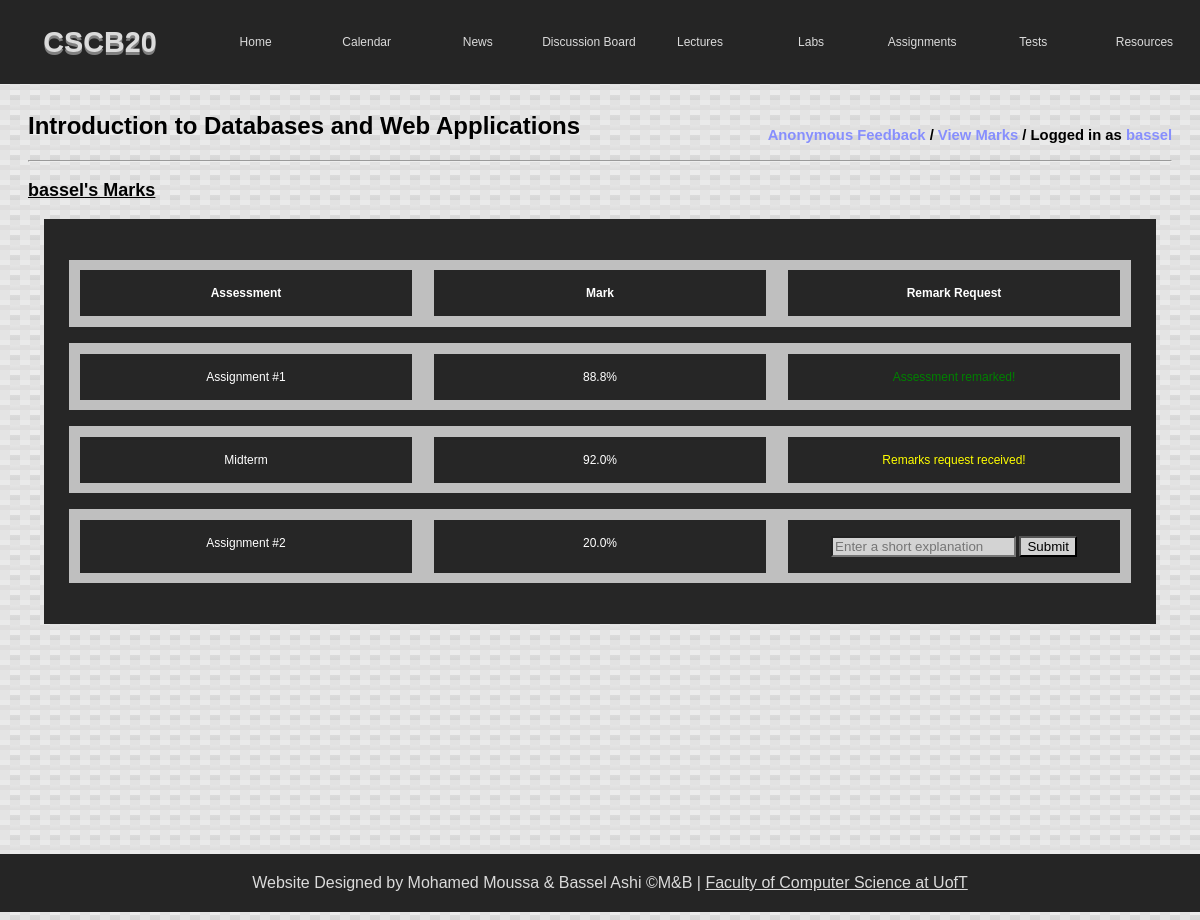
The app's page /mymarks (signed in), older data.
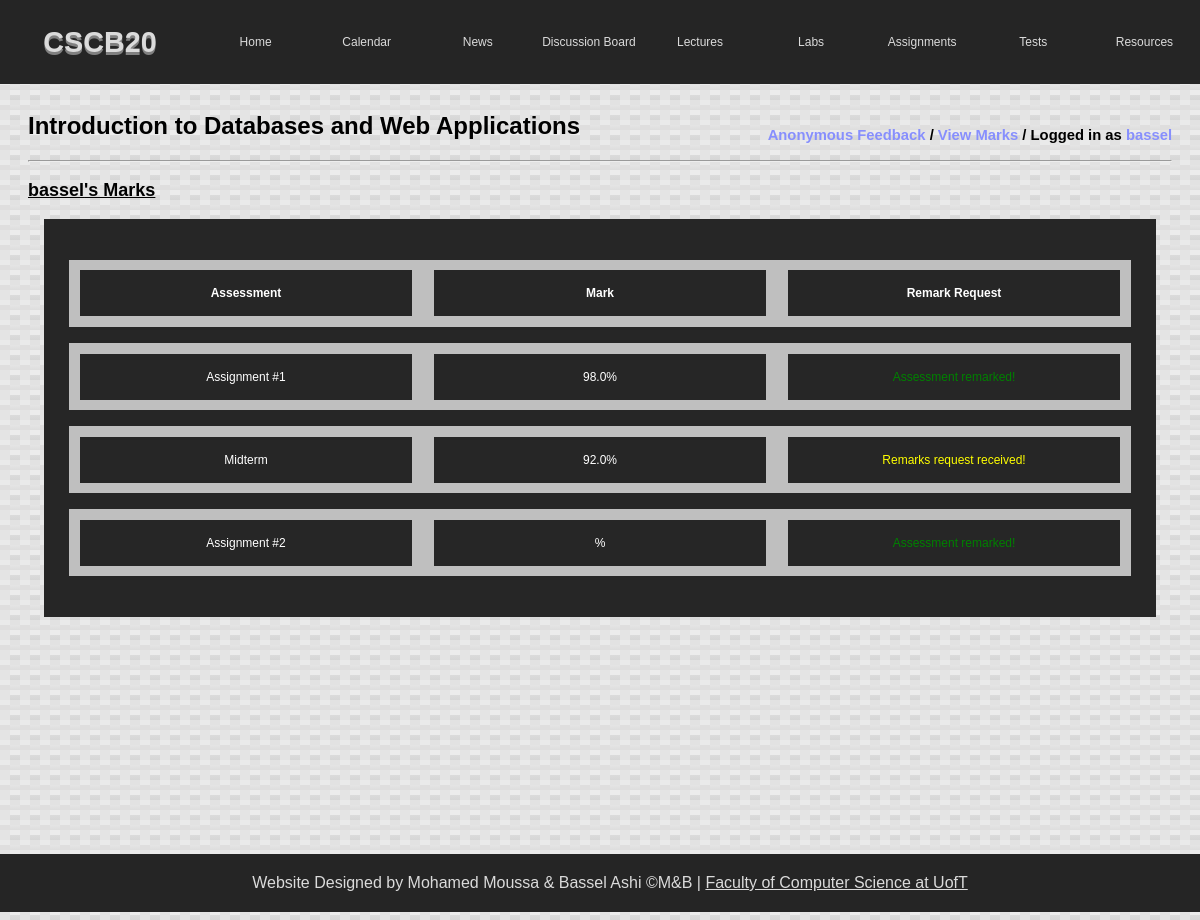
The same page, newer data.
### tables this page shows
CREATE TABLE "users" (
	"id"	INTEGER PRIMARY KEY AUTOINCREMENT,
	"username"	TEXT,
	"password"	TEXT,
	"role_id"	INTEGER,
	FOREIGN KEY("role_id") REFERENCES "roles"("id")
);

CREATE TABLE "marks" (
	"id"	INTEGER PRIMARY KEY AUTOINCREMENT,
	"user_id"	INTEGER,
	"assessment_id"	INTEGER,
	"percentage"	REAL,
	FOREIGN KEY("user_id") REFERENCES "users"("id"),
	FOREIGN KEY("assessment_id") REFERENCES "assessments"("id")
);

CREATE TABLE "assessments" (
	"id"	INTEGER PRIMARY KEY AUTOINCREMENT,
	"title"	TEXT
);

### app.py (the view)
@app.route('/mymarks')
def mymarks():
    username = session.get('user')
    if username is None:
        return redirect('login')
    roleid = getRank(username)
    if roleid != '2':
        return redirect('index')
    userId = getUserId(username)
    marks = getMarks(userId)
    return render_template('mymarks.html', username=username, roleid=getRank(username), marks=marks)

### app.py (called while the page is built)
def get_db():
    db = getattr(g, '_database', None)
    if db is None:
        db = g._database = sqlite3.connect(DATABASE)
    return db

def query_db(query, args=(), one=False):
    cur = get_db().execute(query, args)
    rv = cur.fetchall()
    cur.close()
    return (rv[0] if rv else None) if one else rv

def make_dicts(cursor, row):
    return dict((cursor.description[idx][0], value)
                for idx, value in enumerate(row))

@app.teardown_appcontext
def close_connection(exception):
    db = getattr(g, '_database', None)
    if db is not None:
        db.close()

def getRank(username):
    db = get_db()
    db.row_factory = make_dicts
    user = query_db(
        "SELECT role_id FROM users WHERE username = ?", [username], one=True)
    return str(user['role_id'])

def getUserId(username):
    db = get_db()
    db.row_factory = make_dicts
    user = query_db(
        "SELECT id FROM users WHERE username = ?", [username], one=True)
    return str(user['id'])

def getMarks(user_id):
    db = get_db()
    db.row_factory = make_dicts
    marks = query_db(
        "SELECT m.user_id, m.assessment_id, m.percentage, a.title, r.done FROM marks m LEFT JOIN assessments a on a.id = m.assessment_id LEFT JOIN remarks r on a.id = r.assessment_id WHERE m.user_id = ?", [user_id], one=False)
    if len(marks) == 0:
        return None
    return marks

### templates/mymarks.html (shortened to what this page needs)
<!DOCTYPE html>
<html>
    <head>
        <link rel="stylesheet" type="text/css" href="{{ url_for('static',filename='styles/main.css') }}">
        <link rel="stylesheet" type="text/css" href="{{ url_for('static',filename='styles/mymarks.css') }}">
    </head>
    <body>
        <div class="header">
            <div class="logo">
                <h1>CSCB20</h1>
            </div>
            <div class="nav">
                <a class="nav-item" href="index">Home</a>
                <a class="nav-item" href="calendar">Calendar</a>
                <a class="nav-item" href="news">News</a>
                <a class="nav-item" href="https://piazza.com/class/k5l8ww7kz8l6f0">Discussion Board</a>
                <a class="nav-item" href="lectures">Lectures</a>
                <a class="nav-item" href="labs">Labs</a>
                <a class="nav-item" href="assignments">Assignments</a>
                <a class="nav-item" href="tests">Tests</a>
                <a class="nav-item" href="resources">Resources</a>
            </div>
        </div>
        <div class="pageContent">
            <div class="courseHeader">
                <h2>
                    Introduction to Databases and Web Applications
                    <p class="user">
                        {% if roleid == '2' %}
                        <a href="feedback">Anonymous Feedback</a>
                        /
                        <a href="mymarks">View Marks</a>
                        {% else %}
                        <a href="studentfeedback">Student Feedback</a>
                        /
                        <a href="studentmarks">Student Marks</a>
                        {% endif %}
                        /
                        Logged in as
                        <a href="logout">{{ username }}</a>
                    </p>
                </h2>
                <hr>
            </div>
            <section id="marksDisplayed">
                <h3>
                    {{ username }}'s Marks
                </h3>
            </section>
            {% if marks == None %}
            <p>There are no current available marks yet!</p>
            {% else %}
            <section id="table">
                <div class="table">
                    <div class="wrap">
                        <div class="row">
                            <ul class="titles">
                                <li class="week"><strong>Assessment</strong></li>
                                <li class="lab"><strong>Mark</strong></li>
                                <li class="solutions"><strong>Remark Request</strong></li>
                            </ul>
                        </div>
                        <form action="{{ url_for('submitremark') }}" method="POST">
                            {% for mark in marks %}
                            <div class="row">
                                <ul>
                                    <li class="assessment">{{mark['title']}}</li>
                                    <li class="mark">{{mark['percentage']}}%</li>
                                    <li class="remark">
                                        {% if mark['done'] is none %}
                                        <input class="remarkText" name="reason{{mark['assessment_id']}}"
                                            placeholder="Enter a short explanation">
                                        <button class="remarkBtn" name="submit"
                                            value="{{mark['assessment_id']}}">Submit</button>
                                        {% elif mark['done'] == 0 %}
                                        <span style="color: yellow;">Remarks request received!</span>
                                        {% elif mark['done'] == 1 %}
                                        <span style="color: green;">Assessment remarked!</span>
                                        {% endif %}
                                    </li>
                                </ul>
                            </div>
                            {% endfor %}
                        </form>
                    </div>
                </div>
            </section>
            {% endif %}
        </div>
        <div class="footer">
            Website Designed by Mohamed Moussa & Bassel Ashi &copy;M&B |
            <a target="_blank" href="https://www.utsc.utoronto.ca/cms/computer-science-1">Faculty of Computer Science at
                UofT</a>
        </div>
    </body>

### static/styles/main.css (style rules this page uses)
body { background: linear-gradient(27deg, #eaeaea 5px, transparent 5px) 0 5px, linear-gradient(207deg, #eaeaea 5px, transparent 5px) 10px 0px, linear-gradient(27deg, #dfdede 5px, transparent 5px) 0px 10px, linear-gradient(207deg, #dfdede 5px, transparent 5px) 10px 5px, linear-gradient(90deg, #e4e4e4 10px, transparent 10px), linear-gradient(#e2e2e2 25%, #e5e5e5 25%, #dddddd 50%, transparent 50%, transparent 75%, #dbdbdb 75%, #d6d6d6); background-color: #ececec; background-size: 20px 20px; font-family: Verdana, Geneva, Tahoma, sans-serif; }
.logo { font-family: Arial, Helvetica, sans-serif; font-weight: bold; font-size: 1.2vw; flex: 1; text-align: center; text-shadow: 0 3px #808080; color: #dbdbdb; }
.header { position: fixed; display: flex; flex-wrap: wrap; align-items: center; overflow: hidden; top: 0; left: 0; width: 100%; justify-content: center; background-color: #252525; }
.nav { flex: 5; text-align: left; display: flex; flex-wrap: wrap; }
.nav a:link { text-decoration: none; }
.nav-item { flex: 1; flex-grow: 1; text-align: center; color: #dbdbdb; padding: 35px 0px 35px 0px; font-size: 1vw; }
.footer { background-color: #252525; color: #dbdbdb; padding: 20px; margin-left: -10px; text-align: center; left: 0; width: 100%; font-size: 2vh; position: absolute; bottom: 0; }
.footer a { color: #dbdbdb; }
p { font-size: 1.85vh; }
h2 { font-size: 3vh; }
h3 { text-decoration: underline; font-size: 2.25vh; }
li { margin: 1.32vh; font-size: 1.85vh; }
.courseHeader { display: inline; }
.user { float: right; vertical-align: middle; }

### static/styles/mymarks.css (style rules this page uses)
body { position: relative; min-height: calc(var(--vh, 1vh) * 100); overflow-x: hidden; padding: 0; }
.pageContent { margin-top: 7.0rem; padding-bottom: 5.0rem; padding-left: 20px; padding-right: 20px; }
.pageContent a:link { color: #878ffd; text-decoration: none; }
.table { background-color: #262626; box-sizing: border-box; margin: 16px; display: flex; padding: 25px; align-items: center; text-align: center; justify-content: center; }
.wrap { flex: 1; }
.wrap li { flex:1; display: inline; padding: 0; }
.row { background-color: #bfbfbf; padding: 0; transition: .4s; }
.row li { background-color: #262626; padding: 16px; color: #fff; font-family: Verdana, Geneva, Tahoma, sans-serif; font-size: 1vw; text-align: center; justify-content: center; align-items: center; }
.row ul { display: flex; padding: 0; }

Row changes from the older to the newer data that the page shows:
changed marks "Assignment #1": percentage "88.8" → "98.0"
changed marks "Assignment #2": percentage "20.0" → (not shown); text "Submit" → "Assessment remarked!"
